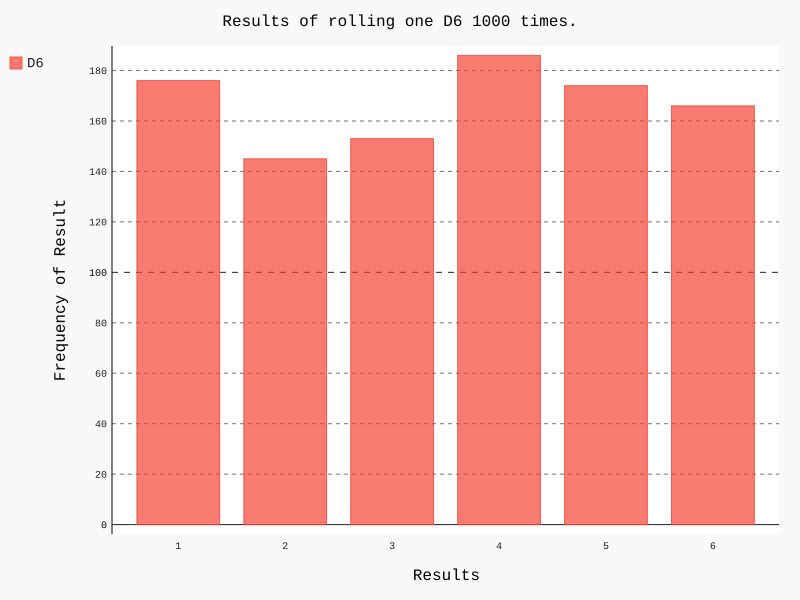

Here is the Python script that generated this plot:
import pygal

from die import Die

#create a D6
die = Die()

#make some rolls and store the results in a list
results = []
for roll_num in range(1000):
    result = die.roll()
    results.append(result)

#Analyze the results
frequencies = []
for value in range(1, die.num_sides+1):
    frequency = results.count(value)
    frequencies.append(frequency)

#visualize the results
hist = pygal.Bar()

hist.title = "Results of rolling one D6 1000 times."
hist.x_labels = ['1', '2', '3', '4', '5', '6']
hist.x_title = "Results"
hist.y_title = "Frequency of Result"

hist.add('D6', frequencies)
hist.render_to_file('die_visual.svg')

print(frequencies)
